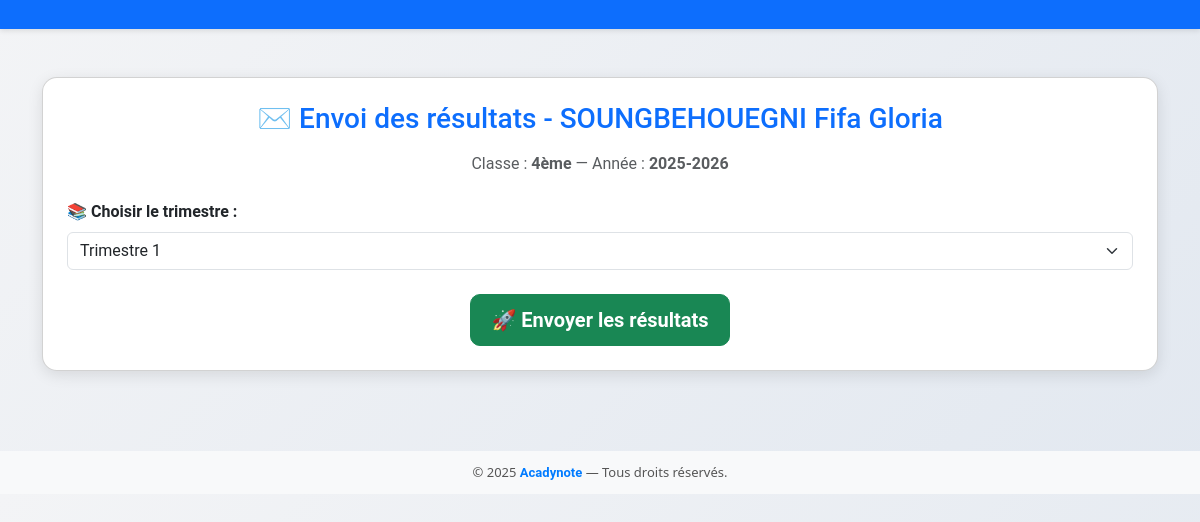
The app's page /choisir_trimestre/1/ with its own data.
### myapp/models.py (models this page shows, shortened)
class Eleve(models.Model):
    nom = models.CharField(max_length=100)
    prenoms = models.CharField(max_length=100)
    classe = models.CharField(max_length=50)
    annee_academique = models.CharField(max_length=50)
    sexe = models.CharField(max_length=10, choices=[('M', 'Masculin'), ('F', 'Feminin')])  # Exemple
    date_enregistrement = models.DateTimeField(auto_now_add=True)
    matricule = models.CharField(max_length=50,null=True)
    telephone_parent = models.CharField(max_length=15, blank=True, null=True)  # exemple
    email_parent = models.CharField(max_length=15, blank=True, null=True)  # exemple
    date_naissance = models.DateField(blank=True, null=True)
    lieu_naissance = models.CharField(max_length=100, blank=True, null=True)
    nationalite = models.CharField(max_length=50, blank=True, null=True)
    profile_eleve = models.ImageField(upload_to="profile_images/", blank=True, null=True)

### myapp/views.py (the view)
# urls.py: path('choisir_trimestre/<int:eleve_id>/', views.choisir_trimestre, name='choisir_trimestre'),
def choisir_trimestre(request, eleve_id):
    eleve = get_object_or_404(Eleve, id=eleve_id)
    if request.method == 'POST':
        trimestre = int(request.POST.get('trimestre'))
        return redirect('envoyer_sms_notes', eleve_id=eleve.id, trimestre=trimestre)
    return render(request, 'email.html', {"eleve": eleve})

### myapp/templates/email.html (shortened to what this page needs)
{% extends 'base.html' %}
{% block content %}
<nav class="navbar navbar-expand-lg navbar-dark bg-primary mb-4">
    <div class="container-fluid text-center justify-content-center">
    </div>
</nav>
<div class="container mt-5">
    <div class="card p-4">
        <h3 class="text-center text-primary mb-3">
            ✉️ Envoi des résultats - {{ eleve.nom }} {{ eleve.prenoms }}
        </h3>
        <p class="text-center text-muted mb-4">
            Classe : <strong>{{ eleve.classe }}</strong> — Année : <strong>{{ eleve.annee_academique }}</strong>
        </p>
        <form method="get" action="{% url 'envoyer_email_notes' eleve.id 1 %}">
            <div class="mb-3">
                <label for="trimestre" class="form-label fw-bold">📚 Choisir le trimestre :</label>
                <select name="trimestre" id="trimestre" class="form-select">
                    <option value="1">Trimestre 1</option>
                </select>
            </div>
            <div class="text-center mt-4">
                <button type="submit" class="btn btn-success btn-lg">
                    🚀 Envoyer les résultats
                </button>
            </div>
        </form>
    </div>
</div>
{% endblock %}

### myapp/templates/base.html (style rules this page uses)
* { font-family: 'Roboto', sans-serif; scroll-behavior: smooth; box-sizing: border-box; transition: all 0.3s ease-in-out; }

### myapp/templates/email.html (style rules this page uses)
body { background: linear-gradient(135deg, #f3f4f6, #e2e8f0); font-family: 'Segoe UI', sans-serif; }
.navbar { border-bottom: 3px solid #0d6efd; box-shadow: 0 2px 5px rgba(0,0,0,0.1); }
.card { border-radius: 15px; box-shadow: 0 4px 15px rgba(0,0,0,0.1); transition: 0.3s; background: white; }
.btn-success { font-weight: 600; border-radius: 10px; padding: 10px 20px; }

### records on screen
Eleve: nom "SOUNGBEHOUEGNI", prenoms "Fifa Gloria", classe "4ème", annee_academique "2025-2026"
